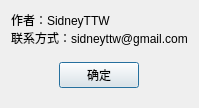
<?xml version="1.0" encoding="UTF-8"?>
<ui version="4.0">
 <class>AboutAuthorDialog</class>
 <widget class="QDialog" name="AboutAuthorDialog">
  <property name="geometry">
   <rect>
    <x>0</x>
    <y>0</y>
    <width>199</width>
    <height>70</height>
   </rect>
  </property>
  <property name="windowTitle">
   <string>关于作者</string>
  </property>
  <layout class="QGridLayout" name="gridLayout">
   <item row="0" column="0">
    <widget class="QLabel" name="label">
     <property name="text">
      <string>作者：SidneyTTW
联系方式：sidneyttw@gmail.com</string>
     </property>
    </widget>
   </item>
   <item row="1" column="0">
    <widget class="QWidget" name="widget" native="true">
     <layout class="QGridLayout" name="gridLayout_2">
      <item row="0" column="0">
       <widget class="QPushButton" name="pushButton">
        <property name="sizePolicy">
         <sizepolicy hsizetype="Maximum" vsizetype="Fixed">
          <horstretch>0</horstretch>
          <verstretch>0</verstretch>
         </sizepolicy>
        </property>
        <property name="text">
         <string>确定</string>
        </property>
       </widget>
      </item>
     </layout>
    </widget>
   </item>
  </layout>
 </widget>
 <resources/>
 <connections/>
</ui>
